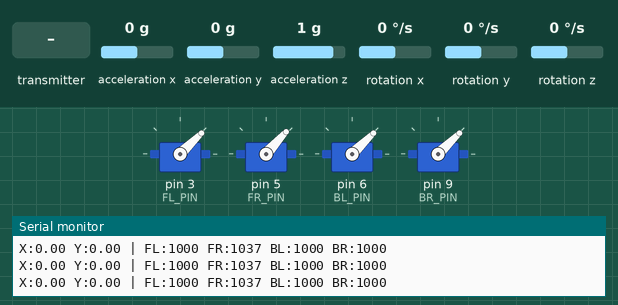
The sketch below on a simulated Arduino Uno, built with avr-gcc and run on an emulated ATmega328P. On the bench: 4 × servo, the last lines printed to the serial monitor. The inputs (shaded band) are chosen by the test bench; at power-on: acceleration z 1 g, rotation x 0 °/s, acceleration x 0 g, rotation y 0 °/s, acceleration y 0 g, rotation z 0 °/s. EEPROM starts erased; no radio packets arrive unless stated.

Above: at 14.1 s.
14.2 s: acceleration z set to 0.1 g
17.2 s: acceleration z set to -0.2 g
At 18.33 s:
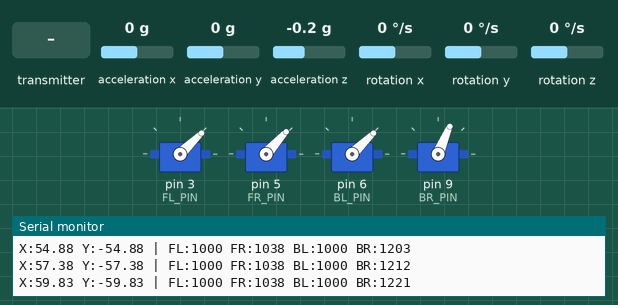
20.2 s: rotation x set to -192 °/s
At 23.13 s:
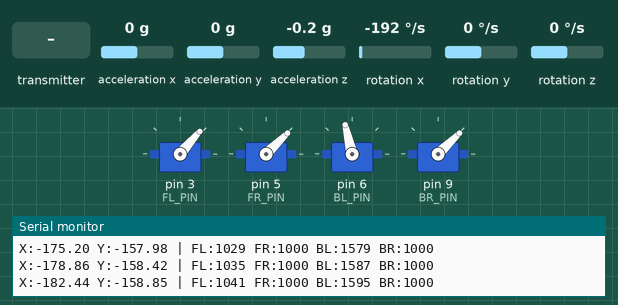
23.2 s: the transmitter starts sending throttle = 256
At 25.13 s:
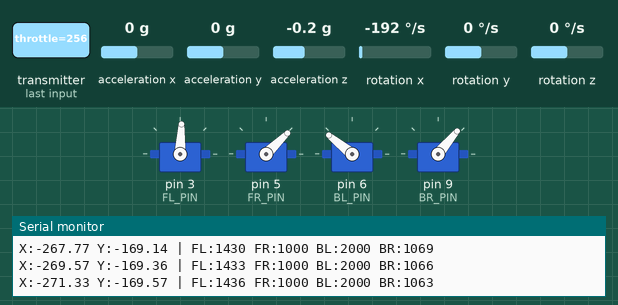
26.2 s: acceleration x set to 0.8 g
29.2 s: rotation y set to 192 °/s
At 37.8 s:
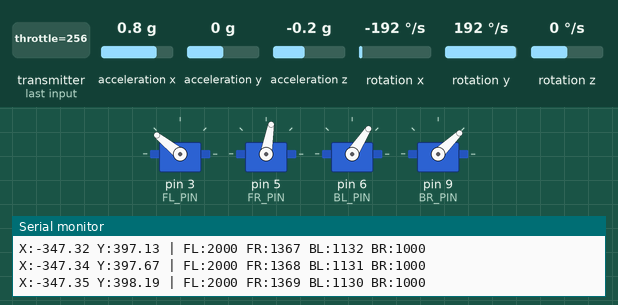
Timing chart, 0 to 38.0 s (numbered marks = the images above; inputs shaded):
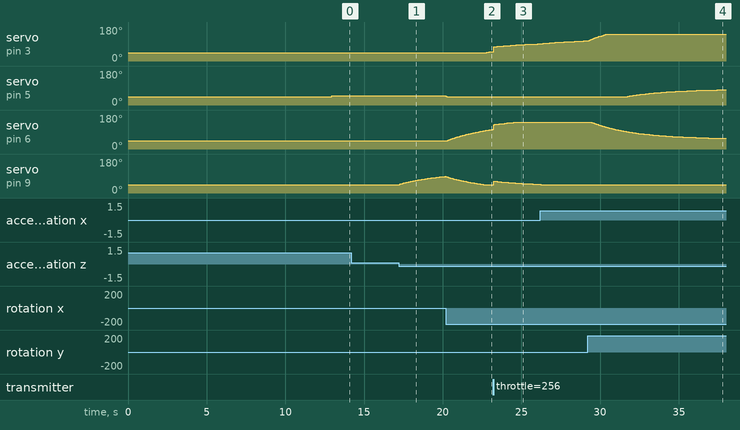

Measured:
- the behaviour switches between 0 and -0.1 g on acceleration z (found by bisection; images 0 and 1)
- after the input at 17.2 s, servo on pin 9 (BR_PIN): moves from 44° to 88° over 2.9 s, starting at once
- after the input at 20.2 s, servo on pin 3 (FL_PIN): moves from 44° to 50° over 0.51 s, starting after 2.5 s; servo on pin 5 (FR_PIN): 48° → 44° at once; servo on pin 6 (BL_PIN): moves from 44° to 104° over 2.9 s, starting after 0.12 s
- after the input at 23.2 s, servo on pin 9 (BR_PIN): 44° → 62° after 0.05 s, → 61° 0.11 s later, → 60° 0.11 s later, → 59° 0.11 s later, … (17 changes in this stretch)
- after the input at 29.2 s, servo on pin 5 (FR_PIN): moves from 44° to 80° over 5.8 s, starting after 2.5 s; servo on pin 6 (BL_PIN): moves from 141° to 56° over 8.5 s, starting after 0.28 s

The sketch:

receiver_complementeryfilter.ino
```cpp
#include <Wire.h>
#include <SPI.h>
#include <RF24.h>
#include <Servo.h>
#include <MPU6050.h>
#include <EEPROM.h>

// === Hardware Setup ===
MPU6050 mpu;
RF24 radio(8, 10); // CE, CSN
Servo escFL, escFR, escBL, escBR;

const byte address[6] = "00001";

// === Pin Mapping ===
const int FL_PIN = 3;
const int FR_PIN = 5;
const int BL_PIN = 6;
const int BR_PIN = 9;

// === Data Structure (from transmitter) ===
struct DataPacket {
  int throttle;
  int yaw;
  int pitch;
  int roll;
};
DataPacket data;

// === PID variables ===
float kp = 1.85, ki = 0.0035, kd = 0.003;
float errorX, errorY, prevErrorX = 0, prevErrorY = 0;
float integralX = 0, integralY = 0;

// === MPU Variables ===
float accX, accY, accZ, gyroX, gyroY, gyroZ;
float angleX = 0, angleY = 0;
unsigned long lastTime;

// === Gyro calibration ===
float gyroX_offset = 0, gyroY_offset = 0, gyroZ_offset = 0;
const int GYRO_X_ADDR = 0;
const int GYRO_Y_ADDR = 4;
const int GYRO_Z_ADDR = 8;
const int MAGIC_ADDR = 12;
const int MAGIC_VALUE = 4242;
bool gyroCalibrated = false;

void setup() {
  Serial.begin(9600);
  Wire.begin();

  // MPU init
  mpu.initialize();
  if (!mpu.testConnection()) {
    Serial.println("MPU6050 connection failed!");
    while (1);
  }

  // === EEPROM gyro calibration ===
  int magic;
  EEPROM.get(MAGIC_ADDR, magic);

  if (magic == MAGIC_VALUE) {
    EEPROM.get(GYRO_X_ADDR, gyroX_offset);
    EEPROM.get(GYRO_Y_ADDR, gyroY_offset);
    EEPROM.get(GYRO_Z_ADDR, gyroZ_offset);
    gyroCalibrated = true;
    Serial.println("Gyro calibration loaded from EEPROM.");
  } else {
    Serial.println("Calibrating Gyroscope...");
    long sumX = 0, sumY = 0, sumZ = 0;
    int16_t ax, ay, az, gx, gy, gz;
    for (int i = 0; i < 2000; i++) {
      mpu.getMotion6(&ax, &ay, &az, &gx, &gy, &gz);
      sumX += gx; sumY += gy; sumZ += gz;
      delay(1);
    }
    gyroX_offset = (float)sumX / 2000.0;
    gyroY_offset = (float)sumY / 2000.0;
    gyroZ_offset = (float)sumZ / 2000.0;
    EEPROM.put(GYRO_X_ADDR, gyroX_offset);
    EEPROM.put(GYRO_Y_ADDR, gyroY_offset);
    EEPROM.put(GYRO_Z_ADDR, gyroZ_offset);
    EEPROM.put(MAGIC_ADDR, MAGIC_VALUE);
    Serial.println("Gyro calibration done and saved.");
  }

  // ESC init
  escFL.attach(FL_PIN);
  escFR.attach(FR_PIN);
  escBL.attach(BL_PIN);
  escBR.attach(BR_PIN);

  escFL.writeMicroseconds(1000);
  escFR.writeMicroseconds(1000);
  escBL.writeMicroseconds(1000);
  escBR.writeMicroseconds(1000);
  delay(3000);

  // Radio init
  radio.begin();
  radio.openReadingPipe(0, address);
  radio.setPALevel(RF24_PA_LOW);
  radio.startListening();

  lastTime = micros();
}

void loop() {
  // === Receive control data ===
  if (radio.available()) {
    radio.read(&data, sizeof(DataPacket));
  }

  // === Read MPU6050 ===
  int16_t ax, ay, az, gx, gy, gz;
  mpu.getMotion6(&ax, &ay, &az, &gx, &gy, &gz);

  // Apply gyro offsets
  gx -= gyroX_offset;
  gy -= gyroY_offset;
  gz -= gyroZ_offset;

  // Convert to angles (complementary filter)
  float dt = (micros() - lastTime) / 1000000.0;
  lastTime = micros();

  float accAngleX = atan2(ay, az) * 180 / PI;
  float accAngleY = atan2(ax, az) * -180 / PI;

  angleX = 0.98 * (angleX + gx / 131.0 * dt) + 0.02 * accAngleX;
  angleY = 0.98 * (angleY + gy / 131.0 * dt) + 0.02 * accAngleY;

  // === PID Control ===
  errorX = (data.roll - 512) / 50.0 - angleX;
  errorY = (data.pitch - 512) / 50.0 - angleY;

  integralX += errorX * dt;
  integralY += errorY * dt;

  float derivativeX = (errorX - prevErrorX) / dt;
  float derivativeY = (errorY - prevErrorY) / dt;

  float outputX = kp * errorX + ki * integralX + kd * derivativeX;
  float outputY = kp * errorY + ki * integralY + kd * derivativeY;

  prevErrorX = errorX;
  prevErrorY = errorY;

  // === Motor Mixing ===
  int baseThrottle = map(data.throttle, 0, 1023, 1000, 2000);

  int escFL_val = baseThrottle - outputY + outputX;
  int escFR_val = baseThrottle - outputY - outputX;
  int escBL_val = baseThrottle + outputY + outputX;
  int escBR_val = baseThrottle + outputY - outputX;

  // Constrain values
  escFL_val = constrain(escFL_val, 1000, 2000);
  escFR_val = constrain(escFR_val, 1000, 2000);
  escBL_val = constrain(escBL_val, 1000, 2000);
  escBR_val = constrain(escBR_val, 1000, 2000);

  // Write to ESCs
  escFL.writeMicroseconds(escFL_val);
  escFR.writeMicroseconds(escFR_val);
  escBL.writeMicroseconds(escBL_val);
  escBR.writeMicroseconds(escBR_val);

  // Debug
  Serial.print("X:"); Serial.print(angleX);
  Serial.print(" Y:"); Serial.print(angleY);
  Serial.print(" | FL:"); Serial.print(escFL_val);
  Serial.print(" FR:"); Serial.print(escFR_val);
  Serial.print(" BL:"); Serial.print(escBL_val);
  Serial.print(" BR:"); Serial.println(escBR_val);
}
```
